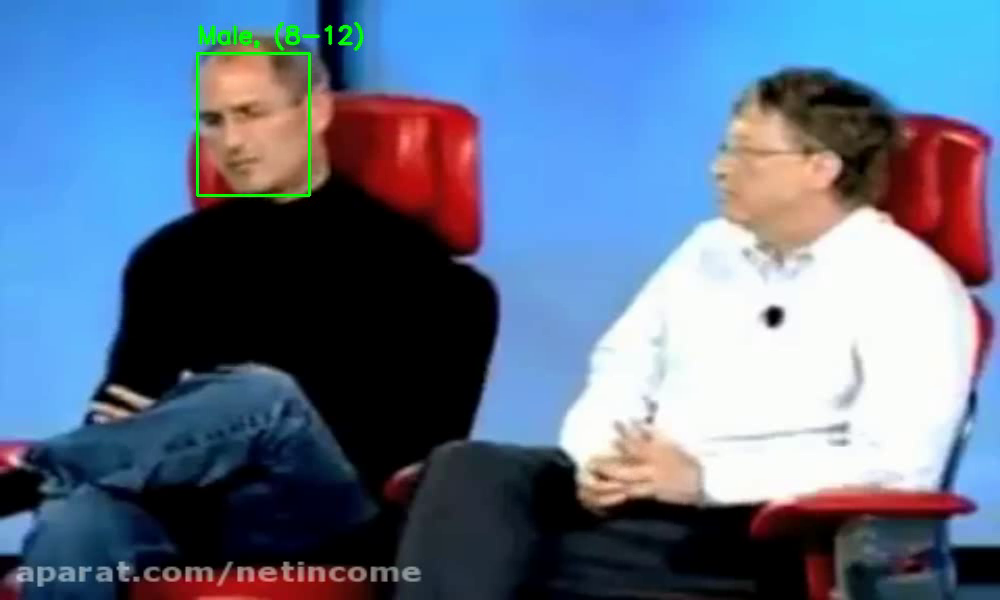
#> input picture frame 27 of CA3/Age & Gender Detection/outputVideos/Jobs_2.mp4, 1000 x 600 px, given in place of the camera
$ jupyter execute --allow-errors app.ipynb   (text cells are left out)
#> lines starting #> are read from the running program, lines starting #| are printed output that depends on the picture; pictures that were not available may be replaced by others from this repository, and a replacement may not be noted
[cell 1]
# Importing Requirements
import cv2
import time
import numpy as np
import os
import matplotlib.pyplot as plt
import glob

[cell 2]
# [21 lines left out: function display_images_from_dict, not called in this run]

[cell 3]
def visualize_fps(image, fps: int):
    # Check if the image is grayscale or colored.
    # If it's grayscale, set text color to white; if colored, set text color to green.
    if len(np.shape(image)) < 3:
        text_color = (255, 255, 255)  # White color for grayscale images.
    else:
        text_color = (0, 255, 0)  # Green color for colored images.

    # Define the row size for the text placement.
    row_size = 20
    # Define the left margin for the text placement.
    left_margin = 24

    # Set the font size and thickness for the text.
    font_size = 1
    font_thickness = 2

    # Format the FPS value into a string for displaying.
    fps_text = "FPS = {:.1f}".format(fps)
    # Set the text location on the image.
    text_location = (left_margin, row_size)

    # Place the FPS text on the image.
    cv2.putText(
        image,
        fps_text,
        text_location,
        cv2.FONT_HERSHEY_PLAIN,
        font_size,
        text_color,
        font_thickness,
    )

    # Return the modified image with the FPS text.
    return image

[cell 4]
# Constants for camera settings
CAMERA_DEVICE_ID = 0  # ID for the camera device
IMAGE_WIDTH = 800  # Width of the captured image
IMAGE_HEIGHT = 600  # Height of the captured image
fps = 0  # Initial Frames Per Second (FPS) value

if __name__ == "__main__":  # Ensures that the code only runs when executed directly
    try:
        cap = cv2.VideoCapture(CAMERA_DEVICE_ID)  # Initialize video capture with the specified camera device ID

        while True:  # Infinite loop to continuously capture frames

            start_time = time.time()  # Record the start time to calculate FPS

            _, frame = cap.read()  # Capture a single frame from the camera
#> frame is the input picture: shape (600, 1000, 3); mean B, G, R 141.1, 114.1, 95

            frame = cv2.resize(frame, (IMAGE_WIDTH, IMAGE_HEIGHT))  # Resize the frame to the specified dimensions
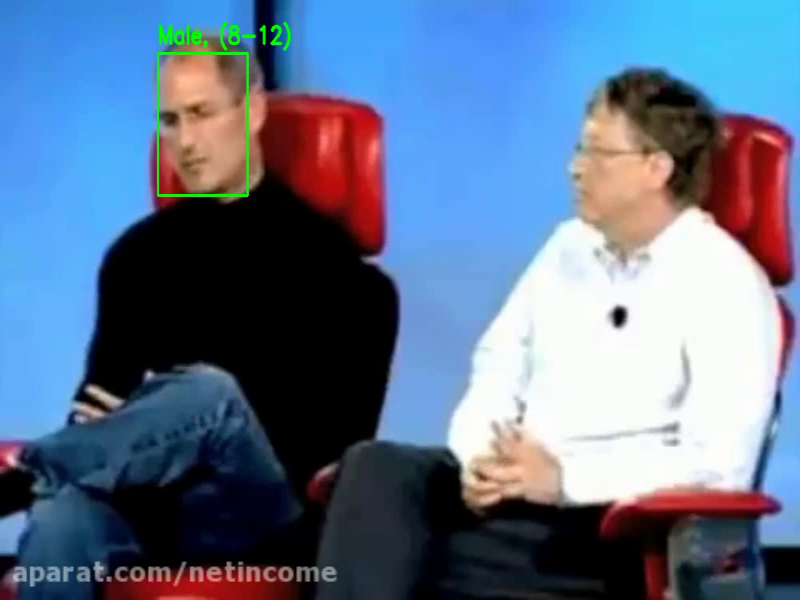
#> frame: shape (600, 800, 3); mean B, G, R 141.2, 114.2, 95

            # Display the frame with FPS overlay
            cv2.imshow("frame", visualize_fps(frame, fps))

            end_time = time.time()  # Record the end time to calculate FPS

            # Calculate the time taken to process the frame
            seconds = end_time - start_time
            # Calculate FPS based on the time taken to process the frame
            fps = 1.0 / seconds

            # Break the loop if the 'Esc' key (ASCII 27) is pressed
            if cv2.waitKey(33) == 27:
#> (key Esc is pressed here)
                break
    except Exception as e:  # Handle exceptions that may occur
        print(e)  # Print the exception message
    finally:
        cv2.destroyAllWindows()  # Close all OpenCV windows
        cap.release()  # Release the camera resource

[cell 5]
# Constants for video settings
# Define the path to the video file using os.path.join
CAMERA_DEVICE_ID = os.path.join("videos", "Einstein_2.mp4")  # Path to the video file
IMAGE_WIDTH = 1000  # Width of the displayed image
IMAGE_HEIGHT = 600  # Height of the displayed image
fps = 0  # Initial Frames Per Second (FPS) value
FRAME_RATE = 30  # Desired frame rate
DURATION = 1 / FRAME_RATE  # Duration of each frame

if __name__ == "__main__":  # Ensures that the code only runs when executed directly
    try:
        cap = cv2.VideoCapture(CAMERA_DEVICE_ID)  # Initialize video capture with the specified video file path

        while True:  # Infinite loop to continuously capture frames
            start_time = time.time()  # Record the start time to calculate FPS

            _, frame = cap.read()  # Capture a single frame from the video
            frame = cv2.resize(frame, (IMAGE_WIDTH, IMAGE_HEIGHT))  # Resize the frame to the specified dimensions

            end_time = time.time()  # Record the end time to calculate FPS

            # Calculate the time taken to process the frame
            seconds = end_time - start_time

            # If the processing time is less than the desired frame duration, wait for the remaining time
            if seconds < DURATION:
                time.sleep(DURATION - seconds)

            # Recalculate the time taken to process the frame including sleep time
            seconds = time.time() - start_time
            # Calculate FPS based on the time taken to process the frame
            fps = 1.0 / seconds

            # Display the frame with FPS overlay
            cv2.imshow("frame", visualize_fps(frame, fps))

            # Break the loop if the 'Esc' key (ASCII 27) is pressed
            if cv2.waitKey(33) == 27:
#> (key Esc is pressed here)
                break
    except Exception as e:  # Handle exceptions that may occur
        print(e)  # Print the exception message
    finally:
        cv2.destroyAllWindows()  # Close all OpenCV windows
        cap.release()  # Release the video capture resource

[cell 6]
# File paths to the pre-trained models and configuration files.
# Define the paths to the model files using os.path.join
faceProto = os.path.join("models", "opencv_face_detector.pbtxt")
faceModel = os.path.join("models", "opencv_face_detector_uint8.pb")
ageProto = os.path.join("models", "age_deploy.prototxt")
ageModel = os.path.join("models", "age_net.caffemodel")
genderProto = os.path.join("models", "gender_deploy.prototxt")
genderModel = os.path.join("models", "gender_net.caffemodel")


# Mean values used for mean subtraction in preprocessing.
MODEL_MEAN_VALUES = (78.4263377603, 87.7689143744, 114.895847746)
# List of age ranges corresponding to the output of the age detection model.
ageList = [
    "(0-2)",
    "(4-6)",
    "(8-12)",
    "(15-20)",
    "(25-32)",
    "(38-43)",
    "(48-53)",
    "(60-100)",
]
# List of gender labels corresponding to the output of the gender detection model.
genderList = ["Male", "Female"]

# Load the pre-trained models using the readNet function.
#> (the rest of this cell did not finish here and is left out)

[cell 7]
# [34 lines left out: function highlightFace, not called in this run]

[cell 8]
def detect_face_age_gender(frame, padding=20):
    # Highlight faces in the frame using the highlightFace function
    resultImg, faceBoxes = highlightFace(faceNet, frame)
    if not faceBoxes:  # Check if any faces were detected
        print("No face detected")
        return frame
    # Iterate over the detected face bounding boxes
    face = None
    for faceBox in faceBoxes:
        # Crop the face region with padding
        face = frame[
            max(0, faceBox[1] - padding) : min(
                faceBox[3] + padding, frame.shape[0] - 1
            ),
            max(0, faceBox[0] - padding) : min(
                faceBox[2] + padding, frame.shape[1] - 1
            ),
        ]

    if face is None:
        return
    # Create a blob from the face region for input to the neural networks
    blob = cv2.dnn.blobFromImage(
        face, 1.0, (227, 227), MODEL_MEAN_VALUES, swapRB=False
    )

    # Predict gender using the gender detection model
    # Set the input for the network.
    genderNet.setInput(blob)
    # Perform forward pass to get the detections.
    genderPreds = genderNet.forward()
    # Select the Gender with the most probability
    gender = genderList[genderPreds[0].argmax()]

    # Predict age using the age detection model
    # Set the input for the network.
    ageNet.setInput(blob)
    # Perform forward pass to get the detections.
    agePreds = ageNet.forward()
    # Select the age category with the most probability
    age = ageList[agePreds[0].argmax()]
    # Overlay the gender and age prediction on the image
    text = f"{gender}, {age}"
    x1, y1, x2, y2 = faceBox
    cv2.putText(resultImg, text, (x1, y1 - 10), cv2.FONT_HERSHEY_SIMPLEX, 0.8, (0, 255, 0), 2, cv2.LINE_AA)
    cv2.rectangle(resultImg, (x1, y1), (x2, y2), (0, 255, 0), 2)
    return resultImg

[cell 9]
IMAGE_ADDRESS = os.path.join("images", "girl.jpg")

# Load Image
image = cv2.imread(IMAGE_ADDRESS)
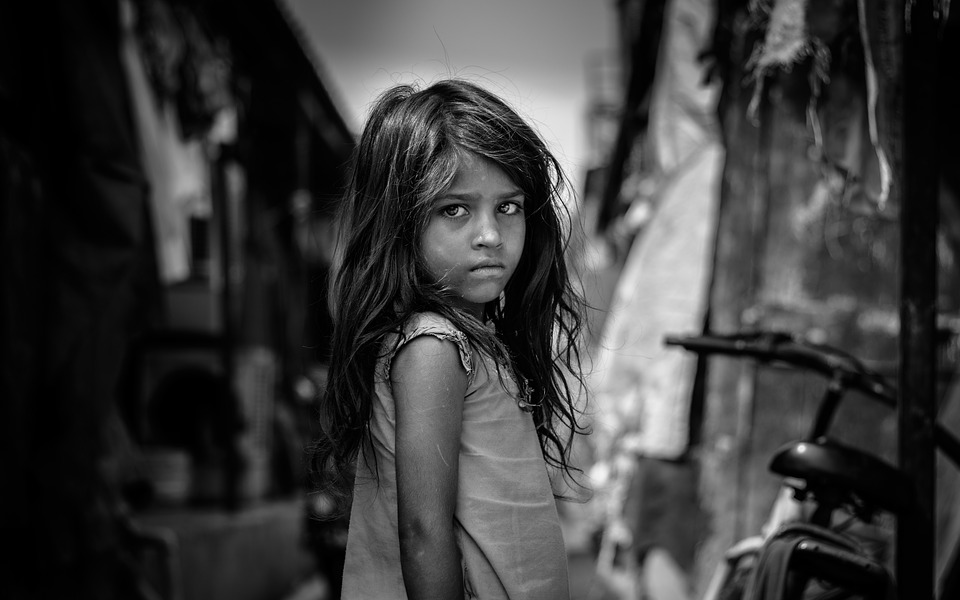
#> input picture CA3/Age & Gender Detection/images/girl.jpg, 960 x 600 px
#> image is the input picture: shape (600, 960, 3); min 0, max 255, mean 60.2


# Convert color map from BGR to RGB
image = cv2.cvtColor(image, cv2.COLOR_BGR2RGB)

# Detect Age and Gender
#> (the rest of this cell did not finish here and is left out)


# Display
images_dict = {
    "Original Image": image,
    "Face Detected": result,
}

display_images_from_dict(images_dict)

[cell 10]
images_dict = {}
def detect_face_age_gender_in_image(image_path, images_dict):
    image = cv2.imread(image_path)
    image_rgb = cv2.cvtColor(image, cv2.COLOR_BGR2RGB)
    result = detect_face_age_gender(image_rgb)
    filename = os.path.basename(image_path)
    output_path = os.path.join(OUTPUT_FOLDER, filename)
    result_bgr = cv2.cvtColor(result, cv2.COLOR_RGB2BGR)
    images_dict[filename] = image_rgb
    images_dict[filename + " Result"] = result
    cv2.imwrite(output_path, result_bgr)

OUTPUT_FOLDER = "outputImages"
if not os.path.exists(OUTPUT_FOLDER):
    os.makedirs(OUTPUT_FOLDER)
image_files = glob.glob(os.path.join("images", "*.[jp][pn]g")) + glob.glob(os.path.join("images", "*.jpeg"))

#> (the rest of this cell did not finish here and is left out)

[cell 11]
# Constants for camera settings
CAMERA_DEVICE_ID = 0  # ID for the camera device
IMAGE_WIDTH = 800  # Width of the captured image
IMAGE_HEIGHT = 600  # Height of the captured image
fps = 0  # Initial Frames Per Second (FPS) value
padding = 20  # Padding around the detected face for cropping

if __name__ == "__main__":  # Ensures that the code only runs when executed directly
    try:
        cap = cv2.VideoCapture(CAMERA_DEVICE_ID)  # Initialize video capture with the specified camera device ID

        while True:  # Infinite loop to continuously capture frames

            start_time = time.time() # Record the start time to calculate FPS

            hasFrame, frame = cap.read()  # Capture a single frame from the camera
            if not hasFrame:  # Check if the frame was captured successfully
                cv2.waitKey()  # Wait indefinitely for a key event
                break  # Exit the loop if no frame is captured

            frame = cv2.resize(frame, (IMAGE_WIDTH, IMAGE_HEIGHT))  # Resize the frame to the specified dimensions

            # Detect age and gender using detect_face_age_gender
            resultImg = detect_face_age_gender(frame)

            # Display the frame with FPS overlay
            cv2.imshow("Detecting age and gender", visualize_fps(resultImg, fps))

            end_time = time.time()  # Record the end time to calculate FPS

            # Calculate the time taken to process the frame
            seconds = end_time
            # Calculate FPS based on the time taken to process the frame
            fps = 1.0 / seconds

            # Break the loop if the 'Esc' key (ASCII 27) is pressed
            if cv2.waitKey(33) == 27:
                break
    except Exception as e:  # Handle exceptions that may occur
        print(e)  # Print the exception message
    finally:
        cv2.destroyAllWindows()  # Close all OpenCV windows
        cap.release()  # Release the camera resource

[cell 12]
# Constants for video settings
# Define the path to the video file using os.path.join
CAMERA_DEVICE_ID = os.path.join("videos", "Jobs_2.mp4")  # Path to the video file
IMAGE_WIDTH = 1000  # Width of the displayed image
IMAGE_HEIGHT = 600  # Height of the displayed image
fps = 0  # Initial Frames Per Second (FPS) value
FRAME_RATE = 30  # Desired frame rate
DURATION = 1 / FRAME_RATE  # Duration of each frame

if __name__ == "__main__":  # Ensures that the code only runs when executed directly
    try:
        cap = cv2.VideoCapture(CAMERA_DEVICE_ID)  # Initialize video capture with the specified video file path

        while True:  # Infinite loop to continuously capture frames
            start_time = time.time()  # Record the start time to calculate FPS

            hasFrame, frame = cap.read()  # Capture a single frame from the video

            if not hasFrame:  # Check if the frame was captured successfully
                cv2.waitKey()  # Wait indefinitely for a key event
                break  # Exit the loop if no frame is captured

            frame = cv2.resize(frame, (IMAGE_WIDTH, IMAGE_HEIGHT))  # Resize the frame to the specified dimensions

            # Detect age and gender using detect_face_age_gender
            resultImg = detect_face_age_gender(frame)

$ run again, starting later in the video
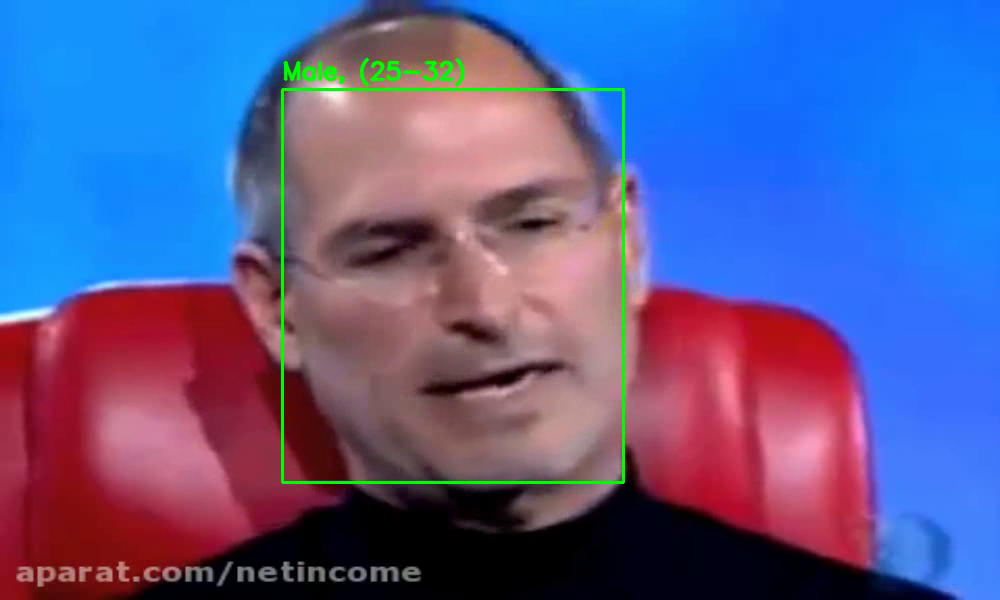
#> input picture frame 122 of CA3/Age & Gender Detection/outputVideos/Jobs_2.mp4, 1000 x 600 px, given in place of the camera
#> frame is the input picture: shape (600, 1000, 3); mean B, G, R 146.8, 92.5, 89.5
#> `frame = cv2.resize(frame, (IMAGE_WIDTH, IMAGE_HEIGHT))`:
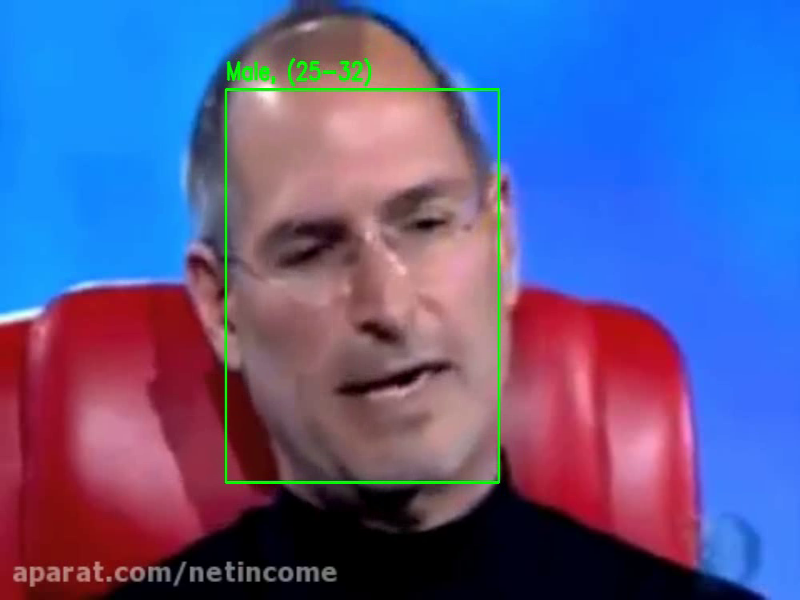
#> frame: shape (600, 800, 3); mean B, G, R 146.8, 92.5, 89.5
#> image: shape (600, 1000, 3)
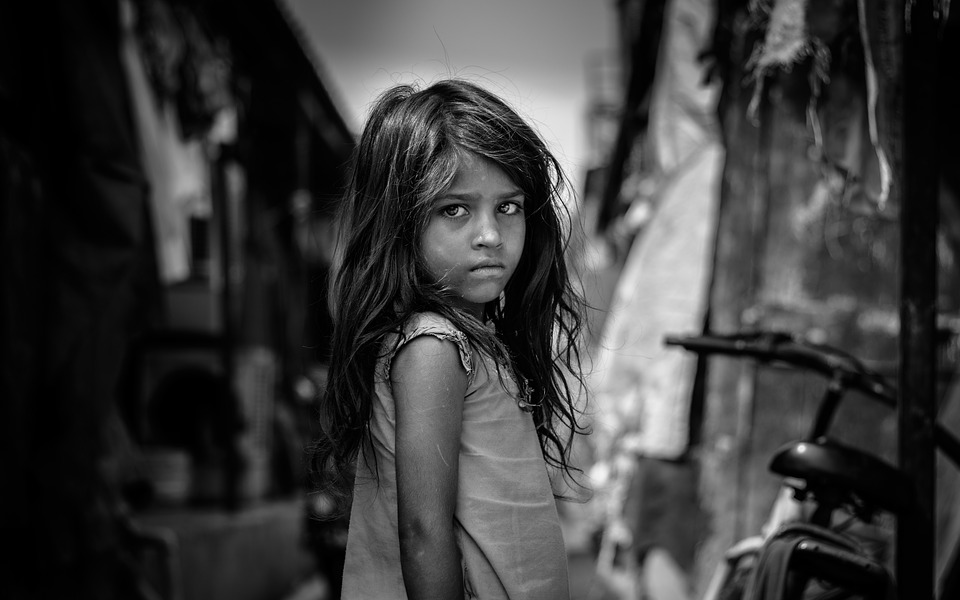
#> input picture CA3/Age & Gender Detection/images/girl.jpg, 960 x 600 px
#> image is the input picture: shape (600, 960, 3); min 0, max 255, mean 60.2

$ run again, starting later in the video
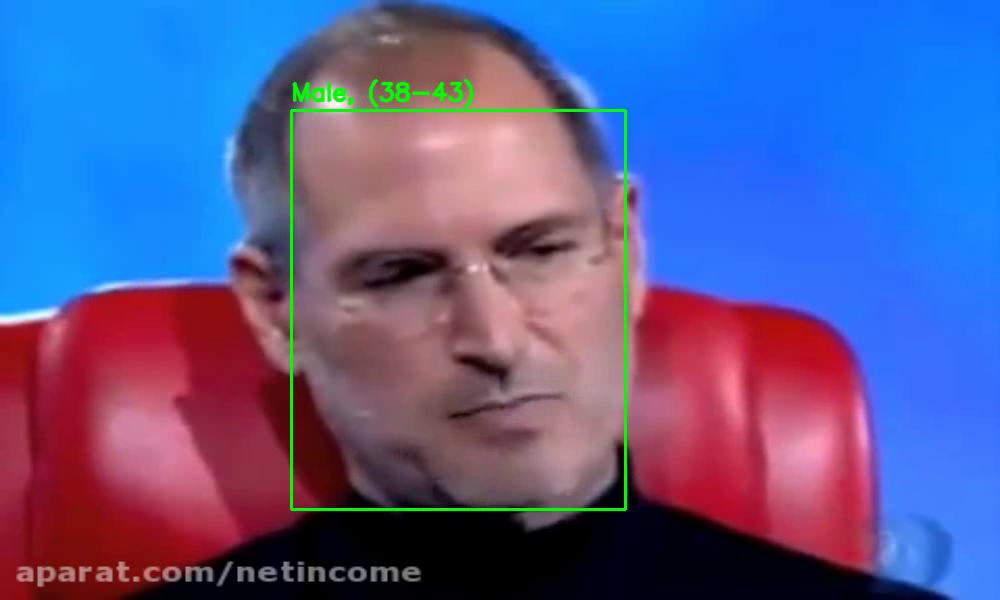
#> input picture frame 218 of CA3/Age & Gender Detection/outputVideos/Jobs_2.mp4, 1000 x 600 px, given in place of the camera
#> frame is the input picture: shape (600, 1000, 3); mean B, G, R 147.1, 91.8, 89.6
#> `frame = cv2.resize(frame, (IMAGE_WIDTH, IMAGE_HEIGHT))`:
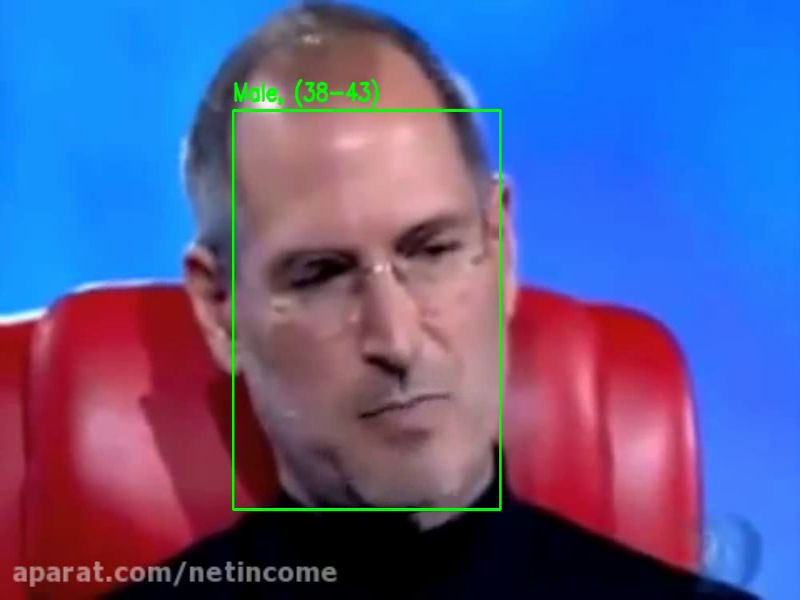
#> frame: shape (600, 800, 3); mean B, G, R 147.1, 91.9, 89.6
#> image: shape (600, 1000, 3)
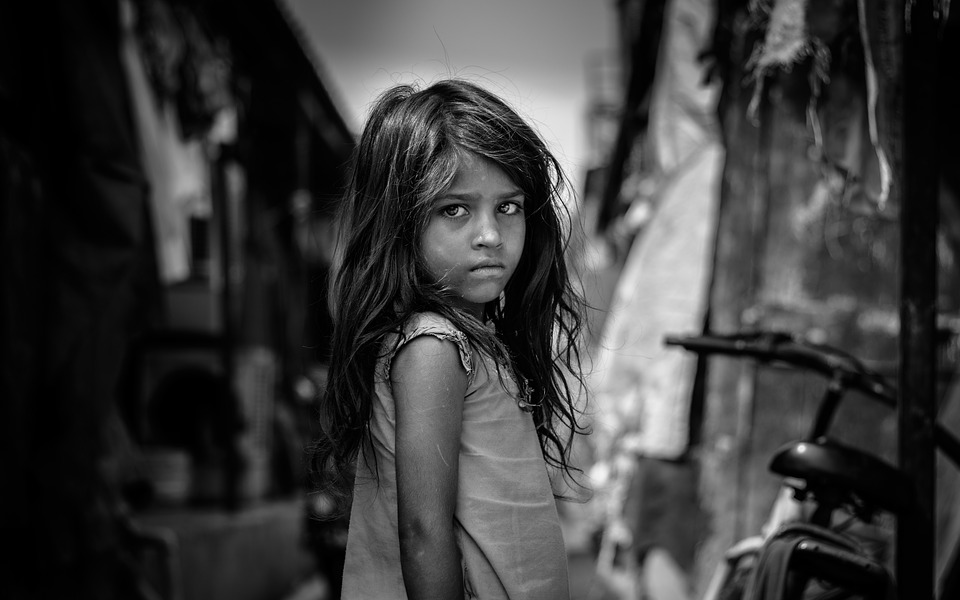
#> input picture CA3/Age & Gender Detection/images/girl.jpg, 960 x 600 px
#> image is the input picture: shape (600, 960, 3); min 0, max 255, mean 60.2
